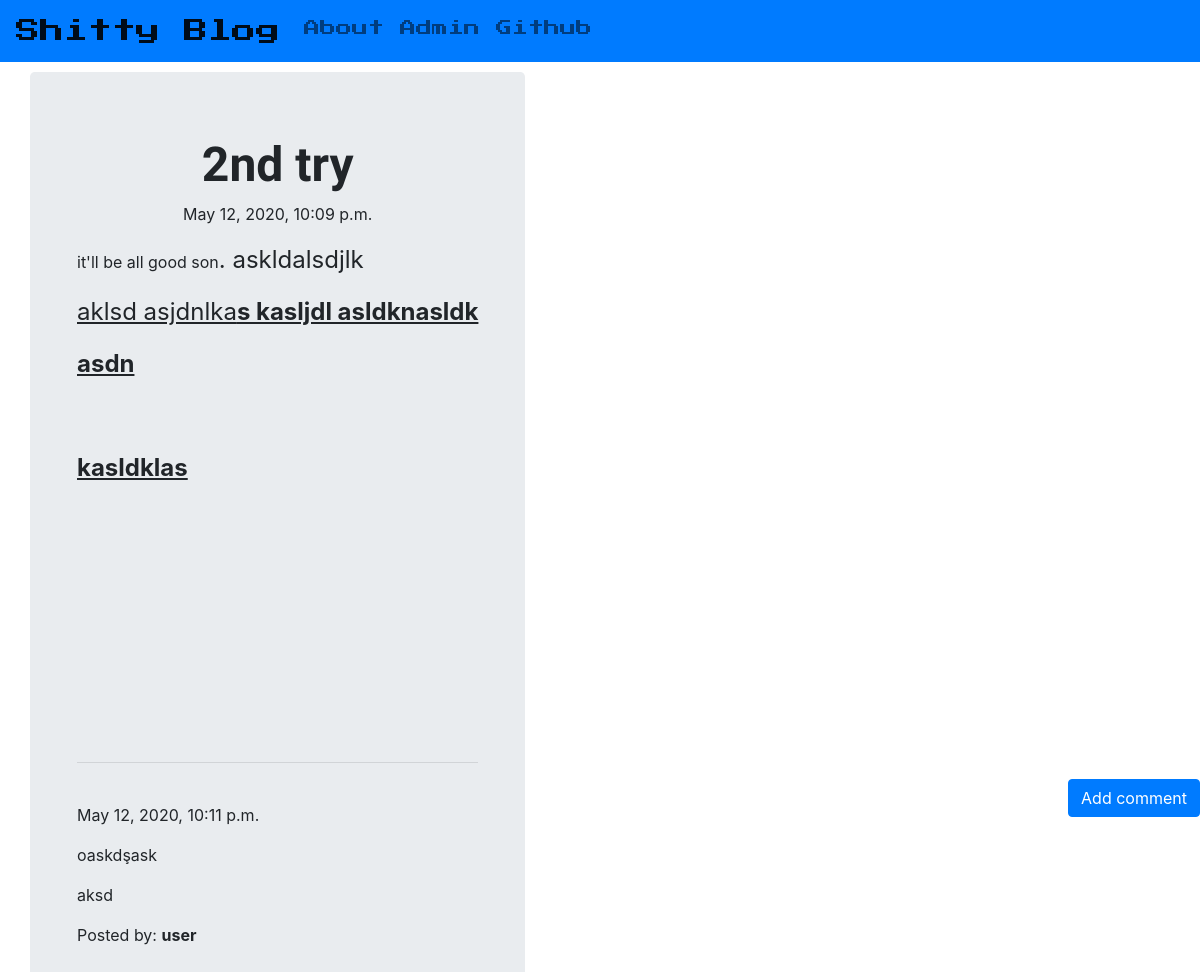
Screenshot of /post/3 with the database file from the repository.
### blog/models.py (models this page shows, shortened)
class Post(models.Model):
  author = models.ForeignKey('auth.User', on_delete=models.CASCADE)
  title = models.CharField(max_length=200)
  text = models.TextField()
  created_date = models.DateTimeField(default=timezone.now)
  published_date = models.DateTimeField(blank=True, null=True)

class Comment(models.Model):
  post = models.ForeignKey('blog.Post', related_name='comments', on_delete=models.CASCADE)
  author = models.CharField(max_length=200)
  text = models.TextField()
  created_date = models.DateTimeField(default=timezone.now)
  approved_comment = models.BooleanField(default=False)

### blog/views.py (the view)
# urls.py: path('post/<int:pk>', views.PostDetailView.as_view(), name='post_detail'),
class PostDetailView(DetailView):
  model = Post

### blog/templates/blog/post_detail.html (shortened to what this page needs)
{% extends 'blog/base.html' %}
{% block content %}
<div class="container">
  <h1 class='posttitle loader'>{{ post.title }}</h1>
  {% if post.published_date %}
  <div class="date postdate">
    {{ post.published_date }}
  </div>
  {% else %}
  <a class="btn btn-success" href="{% url 'post_publish' pk=post.pk %}">Publish</a>
  {% endif %}
  <p class='postcontent'>{{ post.text|safe|linebreaksbr }}</p>
  <hr>
  <a class="btn btn-primary btn-comment" href="{% url 'add_comment_to_post' pk=post.pk %}">Add comment</a>
</div>
<div class="container">
  {% for comment in post.comments.all %}
  <br>
  {% if user.is_authenticated or comment.approved_comment %}
  {{ comment.created_date }}
  <p>{{ comment.text|safe|linebreaks }}</p>
  <p>Posted by: <strong>{{ comment.author }}</strong></p>
  {% endif %}
  {% empty %}
  <p>No comments posted.</p>
  {% endfor %}
</div>
{% endblock %}

### blog/static/css/blog.css (style rules this page uses)
.postdate { text-align: center; }
.posttitle { font-family: 'Metal Mania', cursive; font-weight: bold; font-size: 3em; text-align: center; }
.postcontent { font-family: 'Metal Mania', cursive; font-size: 1.5em; }
.btn-comment { position: absolute; right: 0px; }
.loader { filter:hue-rotate(0deg); color: linear-gradient(45deg,#0f8,#08f); animation:hue 5000ms infinite linear; }

### rows the page displays
Post: title "2nd try", published_date "May 12, 2020, 10:09 p.m.", text "it'll be all good son . askldalsdjlk aklsd asjdnlka s kasljdl asldknasldk asdn kasldklas"
Comment: created_date "May 12, 2020, 10:11 p.m.", text "oaskdşask aksd", author "user"
